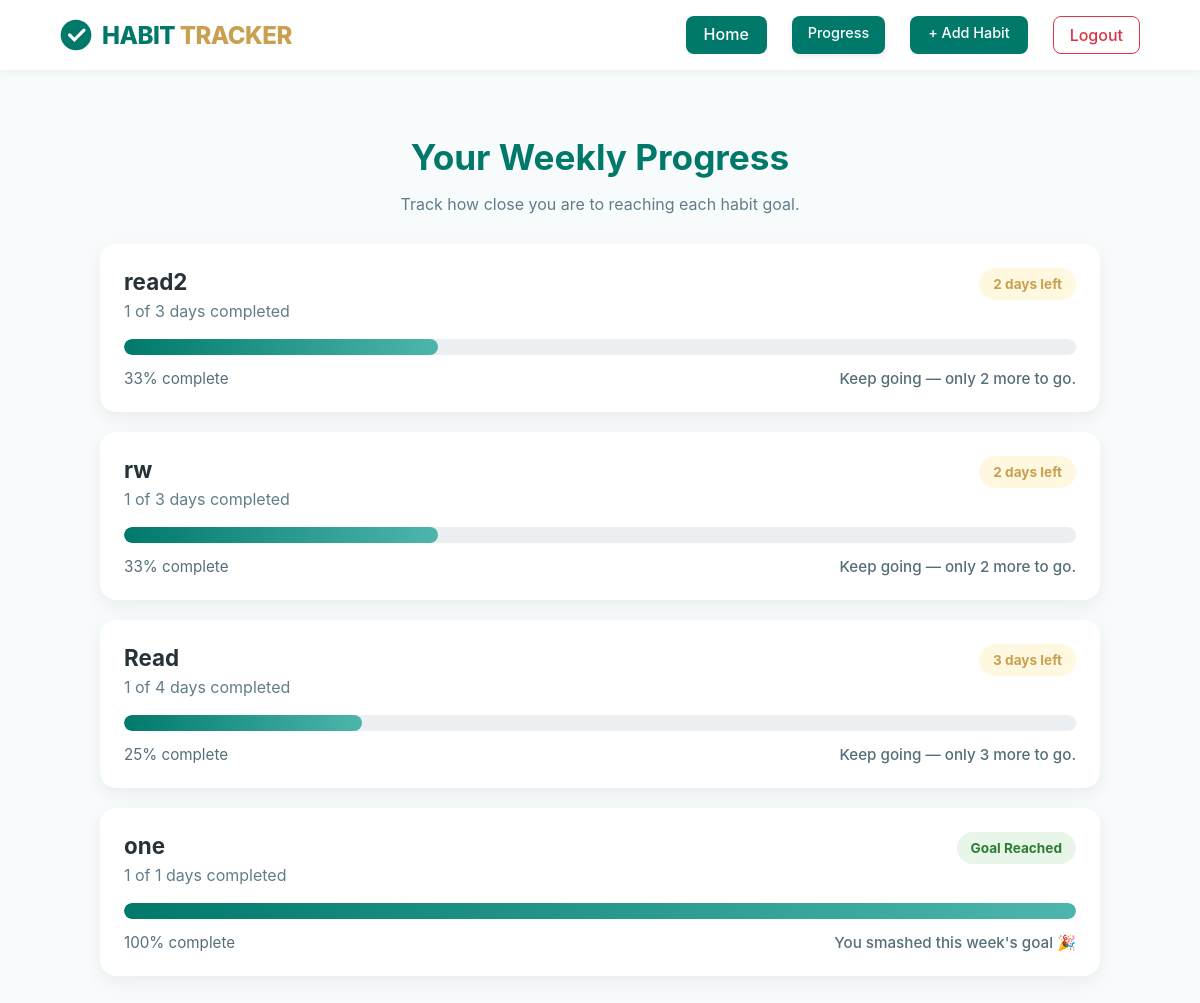
Page /progress (signed in) on the committed database.
### tables this page shows
CREATE TABLE habits(
             id INTEGER PRIMARY KEY AUTOINCREMENT,
             user_id INTEGER NOT NULL,
             name TEXT NOT NULL,
             target_days INTEGER NOT NULL,
             created_at DATE DEFAULT CURRENT_DATE,
             FOREIGN KEY(user_id) REFERENCES users(id)
             );

### app.py (the view)
@app.route("/progress")
@login_required
def progress():
    habits = db.execute("""
        SELECT
            habits.id,
            habits.name,
            habits.target_days,

            COUNT(CASE
                WHEN strftime('%Y-%W', habit_logs.completed_date) = strftime('%Y-%W', 'now')
                THEN 1
            END) AS completed_this_week

        FROM habits
        LEFT JOIN habit_logs
            ON habits.id = habit_logs.habit_id
        WHERE habits.user_id = ?
        GROUP BY habits.id
        ORDER BY habits.created_at DESC
    """, session["user_id"])
    for habit in habits:
        habit["days_left"] = max(habit["target_days"] - habit["completed_this_week"], 0)
        if habit["target_days"] > 0:
            habit["percent"] = min(int((habit["completed_this_week"] / habit["target_days"]) * 100), 100)
        else:
            habit["percent"] = 0
    return render_template("progress.html", habits=habits)

### helpers.py (called while the page is built)
def login_required(f):
    @wraps(f)
    def decorated_function(*args, **kwargs):
        if session.get("user_id") is None:
            return redirect("/login")
        return f(*args, **kwargs)
    return decorated_function

### templates/progress.html
{% extends "layout.html" %}
{% block body %}
<div class="progress-page">
    <div class="progress-header">
        <h1>Your Weekly Progress</h1>
        <p>Track how close you are to reaching each habit goal.</p>
    </div>
    {% if habits %}
        <div class="progress-list">
            {% for habit in habits %}
                <div class="progress-card">
                    <div class="progress-card-top">
                        <div>
                            <h3>{{ habit.name }}</h3>
                            <p>{{ habit.completed_this_week }} of {{ habit.target_days }} days completed</p>
                        </div>
                        {% if habit.days_left == 0 %}
                            <span class="progress-status success">Goal Reached</span>
                        {% else %}
                            <span class="progress-status pending">{{ habit.days_left }} day{% if habit.days_left != 1 %}s{% endif %} left</span>
                        {% endif %}
                    </div>
                    <div class="big-progress-bar">
                        <div class="big-progress-fill" style="width: {{ habit.percent }}%;"></div>
                    </div>
                    <div class="progress-footer">
                        <span>{{ habit.percent }}% complete</span>
                        {% if habit.days_left == 0 %}
                            <span class="goal-text">You smashed this week's goal 🎉</span>
                        {% else %}
                            <span class="goal-text">Keep going — only {{ habit.days_left }} more to go.</span>
                        {% endif %}
                    </div>
                </div>
            {% endfor %}
        </div>
    {% else %}
        <div class="empty-progress">
            <h3>No habits yet</h3>
            <p>Add your first habit to start tracking progress.</p>
            <a href="/add" class="btn-add">+ Add Habit</a>
        </div>
    {% endif %}
</div>
{% endblock %}

### static/styles.css (style rules this page uses)
body { font-family: 'Inter', -apple-system, sans-serif; margin: 0; background-color: #f8fbfb; }
:root { --primary-teal: #00796B; --accent-gold: #C9A050; --success-green: #2E7D32; --danger-red: #C62828; --bg-light: #f8fbfb; }
.progress-page { max-width: 1000px; margin: 0 auto; padding-top: 10px; }
.progress-header { text-align: center; margin-bottom: 30px; }
.progress-header h1 { margin-bottom: 8px; color: #00796B; font-size: 2.2rem; }
.progress-header p { color: #607D8B; font-size: 1rem; }
.progress-list { display: flex; flex-direction: column; gap: 20px; }
.progress-card { background: white; border-radius: 16px; padding: 24px; box-shadow: 0 6px 18px rgba(0,0,0,0.06); }
.progress-card-top { display: flex; justify-content: space-between; align-items: flex-start; gap: 20px; margin-bottom: 18px; }
.progress-card-top h3 { margin: 0 0 6px 0; font-size: 1.4rem; color: #263238; }
.progress-card-top p { margin: 0; color: #607D8B; }
.progress-status { padding: 8px 14px; border-radius: 999px; font-size: 0.85rem; font-weight: 700; white-space: nowrap; }
.progress-status.success { background: #E8F5E9; color: #2E7D32; }
.progress-status.pending { background: #FFF8E1; color: #C9A050; }
.big-progress-bar { width: 100%; height: 16px; background: #ECEFF1; border-radius: 999px; overflow: hidden; margin-bottom: 14px; }
.big-progress-fill { height: 100%; background: linear-gradient(90deg, #00796B, #4DB6AC); border-radius: 999px; transition: width 0.4s ease; }
.progress-footer { display: flex; justify-content: space-between; align-items: center; gap: 16px; font-size: 0.95rem; color: #546E7A; }
.goal-text { font-weight: 500; }

### rows in the picture
habits: name "read2", completed_this_week "1", target_days "3", days_left "2", percent "33"
habits: name "rw", completed_this_week "1", target_days "3", days_left "2", percent "33"
habits: name "Read", completed_this_week "1", target_days "4", days_left "3", percent "25"
habits: name "one", completed_this_week "1", target_days "1", shows "Goal Reached", percent "100", shows "You smashed this week's goal 🎉"
